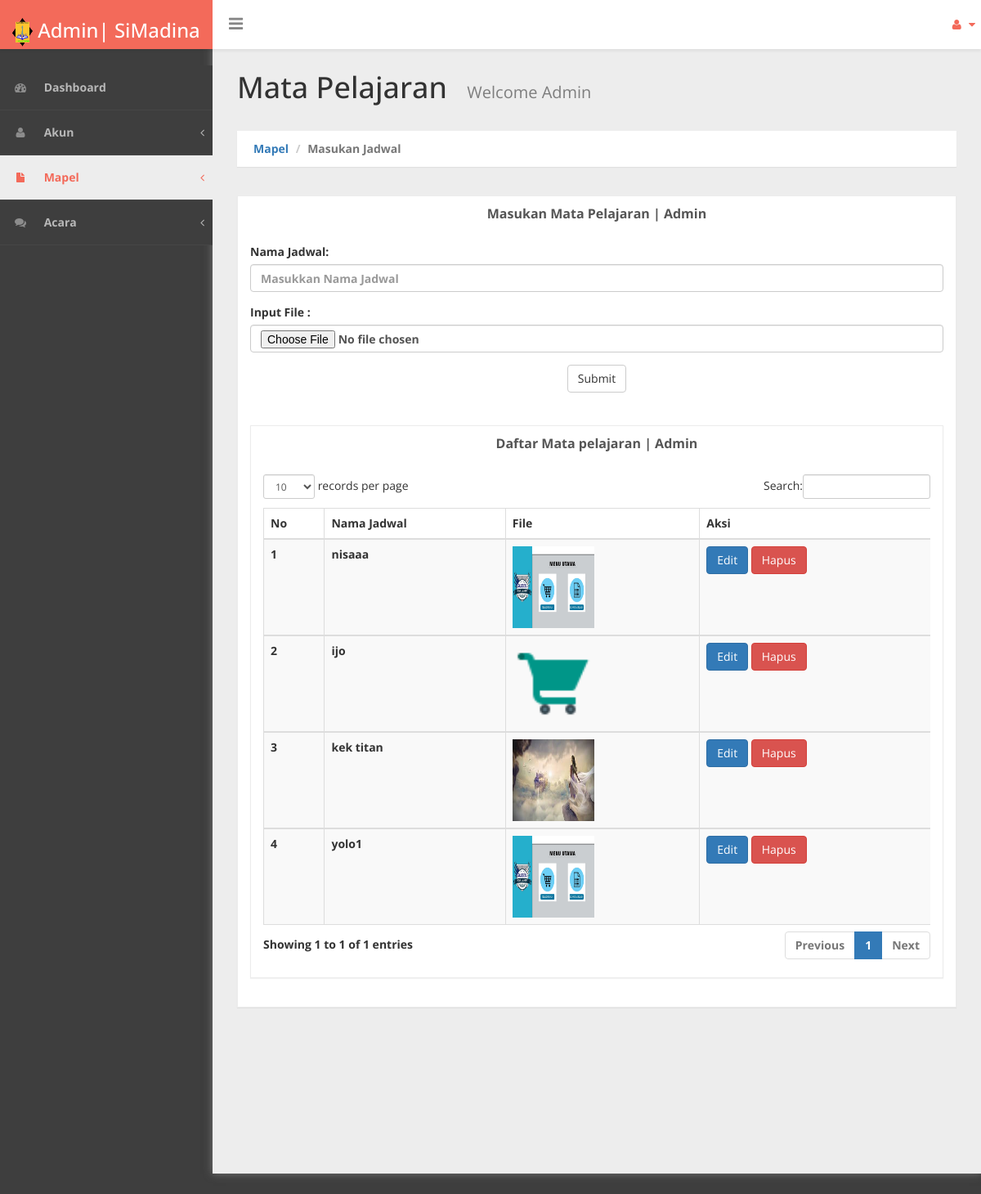
The app's page /admin/masukkan-jadwal-admin.php with its own data.
### tables this page shows
CREATE TABLE `jadwal` (
  `id_jadwal` int(11) NOT NULL,
  `nama_jadwal` varchar(20) NOT NULL,
  `foto` text NOT NULL
);

### admin/masukkan-jadwal-admin.php (the view, shortened to what this page needs)
<?php
include 'config.php';
?>
<!DOCTYPE html>
<html xmlns="http://www.w3.org/1999/xhtml">
<head>
    <link href="assets/css/bootstrap.css" rel="stylesheet" />
    <link href="assets/css/font-awesome.css" rel="stylesheet" />
    <link href="assets/css/custom-styles.css" rel="stylesheet" />
    <link href="assets/js/dataTables/dataTables.bootstrap.css" rel="stylesheet" />
</head>
<body>
    <div id="wrapper">
        <nav class="navbar navbar-default top-navbar" role="navigation">
            <div class="navbar-header">
                <a class="navbar-brand" href="dashboard-admin.php"><strong> <h3> <img style="margin-right: 0px;" width=25 height=35 src="assets/logo/logo-tk.png"/> Admin| SiMadina </h3> <strong></a>
                <div id="sideNav" href="">
                    <i class="fa fa-bars icon"></i>
                </div>
            </div>
            <ul class="nav navbar-top-links navbar-right">
                <li class="dropdown">
                    <a class="dropdown-toggle" data-toggle="dropdown" href="#" aria-expanded="false">
                        <i class="fa fa-user fa-fw"></i> <i class="fa fa-caret-down"></i>
                    </a>
                </li>
            </ul>
        </nav>
        <nav class="navbar-default navbar-side" role="navigation">
            <div class="sidebar-collapse">
                <ul class="nav" id="main-menu">
                    <li>
                        <a href="dashboard-admin.php"><i class="fa fa-dashboard"></i> Dashboard</a>
                    </li>
                    <li>
                        <a href="buat-akun.php" class="" ><i class="fa fa-user"></i> Akun<span class="fa arrow"></span></a>
                    </li>
                    <li>
                        <a class="active-menu" href="masukkan-jadwal-admin.php"><i class="fa fa-file"></i> Mapel<span class="fa arrow"></span></a>
                    </li>
                    <li>
                        <a href="persetujuan-raport-admin.php"><i class="fa fa-comments"></i> Acara<span class="fa arrow"></span></a>
                    </li>
                </ul>
            </div>
        </nav>
        <div id="page-wrapper" >
            <div class="header">
                        <h1 class="page-header">
                            Mata Pelajaran <small>Welcome Admin</small>
                        </h1>
                        <ol class="breadcrumb">
                            <li><a href="#">Mapel</a></li>
                            <li class="active">Masukan Jadwal</li>
                        </ol>
            </div>
            <div id="page-inner">
                <div class="row">
                    <div class="col-md-12">
                        <div class="panel panel-default">
                            <div class="panel-heading">
                                <center>Masukan Mata Pelajaran | Admin</center>
                            </div>
                                <div class="panel-body">
                                    <form action="masukkan-jadwal-aksi.php" method="POST" enctype="multipart/form-data">
                                    <div class="form-group">
                                            <label for="exampleInputNik">Nama Jadwal:</label>
                                            <input type="text" class="form-control" name="nama_jadwal" placeholder="Masukkan Nama Jadwal">
                                        </div>
                                        <div class="form-group">
                                            <label for="exampleInputFile">Input File :</label>
                                            <input type="file" class="form-control" name="pas_foto" >
                                        </div>
                                        <center> <button type="submit" name="submit" class="btn btn-default">Submit</button> </center> <br><br>
                                    </form>
                                            <div class="row">
                                                <div class="col-md-12">
                                                    <div class="panel panel-default">
                                                        <div class="panel-heading">
                                                        <center>Daftar Mata pelajaran | Admin</center>
                                                        </div>
                                                        <div class="panel-body">
                                    <div class="table-responsive">
                                        <table class="table table-striped table-bordered table-hover" id="dataTables-example">
                                            <thead>
                                                <tr>
                                                    <th>No</th>
                                                    <th>Nama Jadwal</th>
                                                    <th>File</th>
                                                    <th>Aksi</th>
                                                </tr>
                                            </thead>
                                                <tbody>
                                                    <?php
				                                    $no = 1;
				                                    $get_data = mysqli_query($conn,"SELECT * FROM jadwal");
				                                    while ($data = mysqli_fetch_array($get_data)) {
					                                ?>
                                                    <tr class="odd gradeX">
                                                        <td><?php echo $no++ ?></td>
                                                        <td><?php echo $data['nama_jadwal']; ?></td>
                                                        <td>
                                                        <?php
							                            if ($data['foto'] == "") { ?>
								                            <img src="https://via.placeholder.com/500x500.png?text=PAS+FOTO+SISWA" style="width:100px;height:100px;">
							                            <?php }else{ ?>
								                        <img src="foto-jadwal/<?php echo $data['foto']; ?>" style="width:100px;height:100px;">
							                            <?php } ?>
                                                        </td>
                                                        <td>
                                                        <a href="edit-jadwal.php?id_jadwal= <?php echo $data['id_jadwal']; ?>" data-toggle="modal" class="btn btn-primary">Edit<span></span> </a>
                                                        <a href="hapus-jadwal-aksi.php?id_jadwal= <?php echo $data['id_jadwal']; ?>" data-toggle="modal" class="btn btn-danger">Hapus<span></span> </a>
                                                        </td>
                                                    </tr>
                                                </tbody>
                                                    <?php
                                                        }
                                                    ?>
                                        </table>
                                    </div>
                                </div>
                                                    </div>
                                                </div>
                                            </div>
                                </div>
                        </div>
                    </div>
                </div>
            </div>
            <div class="row">
                <div class="col-md-6">
                </div>
            </div>
        </div>
               <footer> <p><center> All right reserved | SiMadina 2022</center></p> </footer>
    </div>
</body>
</html>

### admin/assets/css/custom-styles.css (style rules this page uses)
body { font-family: 'Open Sans', sans-serif; background: #3E3E3E; }
#wrapper { width: 100%; }
#page-wrapper { padding: 15px 15px; min-height: 600px; background: #EDEDED; }
#page-inner { width:100%; margin:10px 20px 10px 0px; background-color:transparent; padding: 15px 30px; min-height:1200px; }
h1, .h1, h2, .h2, h3, .h3 { margin-top: 7px; margin-bottom: -5px; }
p { font-size:16px; line-height:25px; padding-top:20px; }
.navbar-side { z-index: 0; }
.panel { border-radius:0px; }
.navbar-side .nav > li > a > i { color: #8C8C8C;padding: 8px;width: 30px;text-align: center; }
.top-navbar { position: fixed; width: 100%; z-index: 300; -webkit-box-shadow: 0 3px 3px rgba(0, 0, 0, 0.05); -moz-box-shadow: 0 3px 3px rgba(0, 0, 0, 0.05); box-shadow: 0 3px 3px rgba(0, 0, 0, 0.05); }
.navbar-side { z-index: 1; position: fixed; width: 260px; top: 80px; }
#page-wrapper { position: relative; top: 55px; box-shadow: 0 0 10px #757575; -moz-box-shadow: 0 0 10px #757575; -webkit-box-shadow: 0 0 10px #757575; }
.breadcrumb { padding: 12px 10px 12px 20px; margin-bottom: 20px; list-style: none; border-radius: 0; -webkit-box-shadow: 0 1px 1px rgba(0,0,0,.05); box-shadow: 0 1px 1px rgba(0,0,0,.05);background: #fff; }
.page-header { margin: 0;border-bottom: 1px solid transparent;text-align: left;background-color: rgb(237, 237, 237);padding: 32px 22px 32px 0;color: #323232; }
.panel-default { border-color: #ECECEC; }
.panel-default > .panel-heading { color: #555; border-color: #FFF; font-weight:bold;background: #FFFFFF; font-size: 16px; text-shadow: none; }
.panel-heading { border-bottom: 1px solid transparent; border-top-left-radius: 3px; border-top-right-radius: 3px; }
.header { margin: 0 30px; }
h1.page-header small { color: #7E7E7E; margin-left: 15px; font-size: 20px; }
i.fa.fa-bars { font-size: 20px; margin: 12px 0 0; }
footer p { font-size: 14px; }
.top-navbar { margin:0px; }
.top-navbar .navbar-brand { color: #fff;width: 260px;text-align: left;height: 60px;font-size: 24px;font-weight: 700;line-height: 30px;background: #F36A5A; }
.top-navbar .nav > li { position: relative; display: inline-block; margin: 0px; padding: 0px; }
.top-navbar .nav > li > a { position: relative; display: block; padding: 20px;color: #FFFFFF; margin: 0px; }
.active-menu, .active-menu i { background-color: #EDEDED !important; color: #F36A5A !important; }
.active-menu i { color: #F36A5A !important; }
.arrow { float: right; margin-top: 8px; }
.fa.arrow:before { content: "\f104"; }
.sidebar-collapse , .sidebar-collapse .nav { background:none; }
.sidebar-collapse .nav { padding:0; }
.sidebar-collapse .nav > li > a { color: #B8B8B8; background:transparent; text-shadow:none; font-size: 14px; }
.sidebar-collapse > .nav > li > a { padding: 12px 10px; }
.sidebar-collapse > .nav > li { border-bottom: 1px solid rgba(107, 108, 109, 0.19); }
.navbar-side { border:none; background: #3E3E3E; }
.top-navbar { background: #FFFFFF; border-bottom:none; }
.top-navbar .nav > li > a > i { margin-right: 2px; }
.navbar-default { border:0px solid black; }
.navbar-header { background: transparent; }
.nav > li > a > i { margin-right:10px; color: rgb(243, 106, 90); }
#sideNav { float: left; left: 0; z-index: 3; color: #868686; cursor:pointer; border-radius: 0; width: 14px; font-size: 48px; line-height: 0; margin: 7px 0 0 20px; }
@media (min-width:768px) { #page-wrapper { margin: 0 0 0 260px; padding: 0; min-height: 1200px; } }
@media (min-width:768px) { .navbar-side { width: 260px; z-index: 1; } }
@media (min-width:768px) { .navbar { border-radius: 0px; } }

### records on screen
jadwal: nama_jadwal "nisaaa", foto (picture)
jadwal: nama_jadwal "ijo", foto (picture)
jadwal: nama_jadwal "kek titan", foto (picture)
jadwal: nama_jadwal "yolo1", foto (picture)
